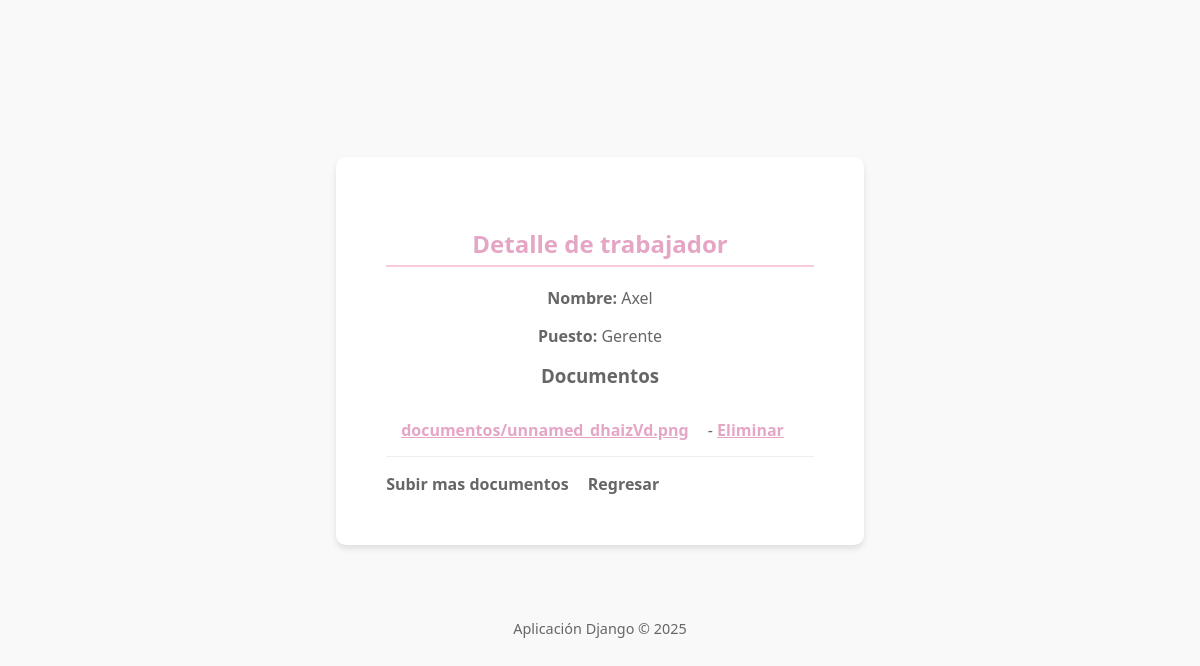
The page /trabajador/3/ on the database as committed earlier.
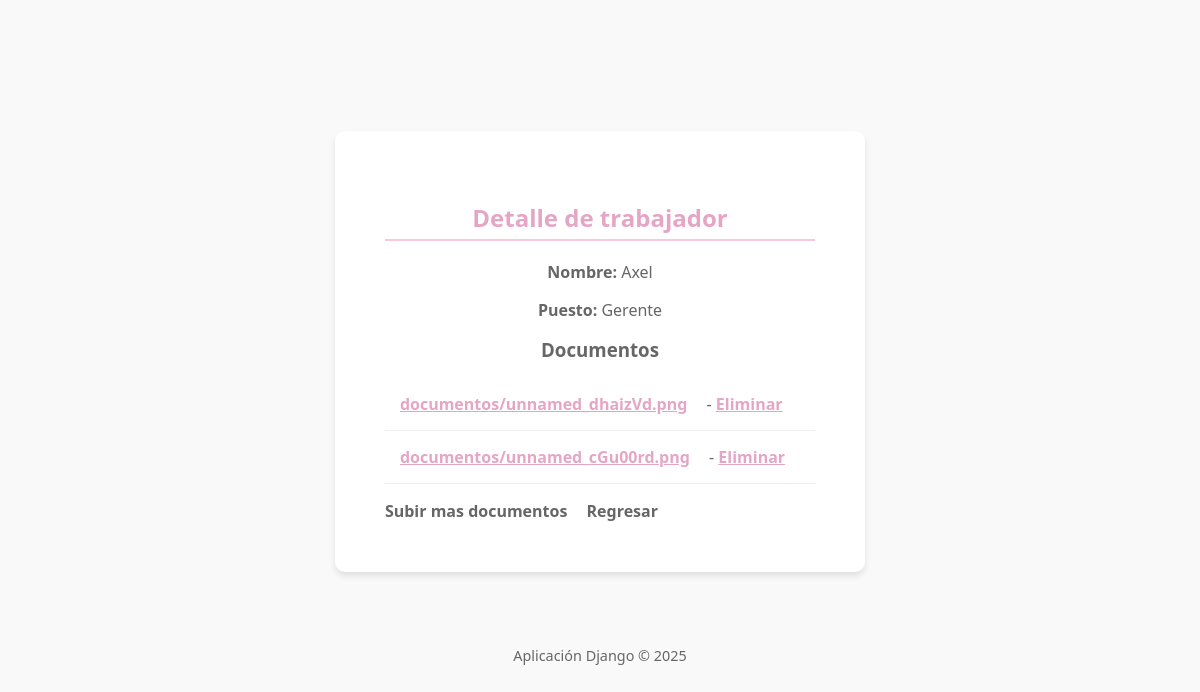
The same page on the database as committed later.
### expedientes/models.py (models this page shows, shortened)
class Documento(models.Model):
    trabajador = models.ForeignKey(
        Trabajador, on_delete=models.CASCADE, related_name="documentos"
    )
    archivo = models.FileField(upload_to="documentos/")

### expedientes/views.py (the view)
# urls.py: path('trabajador/<int:pk>/', TrabajadorDetailView.as_view(), name='detalle_trabajador'),
class TrabajadorDetailView(DetailView):
    model = Trabajador
    template_name = "expedientes/trabajador_detail.html"
    context_object_name = "trabajador"

### expedientes/templates/expedientes/trabajador_detail.html (shortened to what this page needs)
{% extends 'expedientes/base.html' %}
{% block content %}
<h2>Detalle de trabajador</h2>
<p><strong>Nombre: </strong>{{ trabajador.nombre }} </p>
<p><strong>Puesto: </strong>{{ trabajador.puesto }} </p>
<h3>Documentos</h3>
<ul>
    {% for doc in trabajador.documentos.all %}
        <li>
            <a href="{{ doc.archivo.url }}" target="_blank">{{ doc.archivo.name }}</a>
             - <a href="{% url 'eliminar_documento' doc.id %}">Eliminar</a>
        </li>
        {% empty %}
            <li>
                No hay documentos asociados.
            </li>
    {% endfor %}
</ul>
<a href="{% url 'cargar_documentos' trabajador.id %}">Subir mas documentos</a>
<a href="{% url 'lista_trabajadores' %}">Regresar</a>
{% endblock %}

Rows that differ between the two databases and show on the page:
added Documento: archivo.name "documentos/unnamed_cGu00rd.png"
